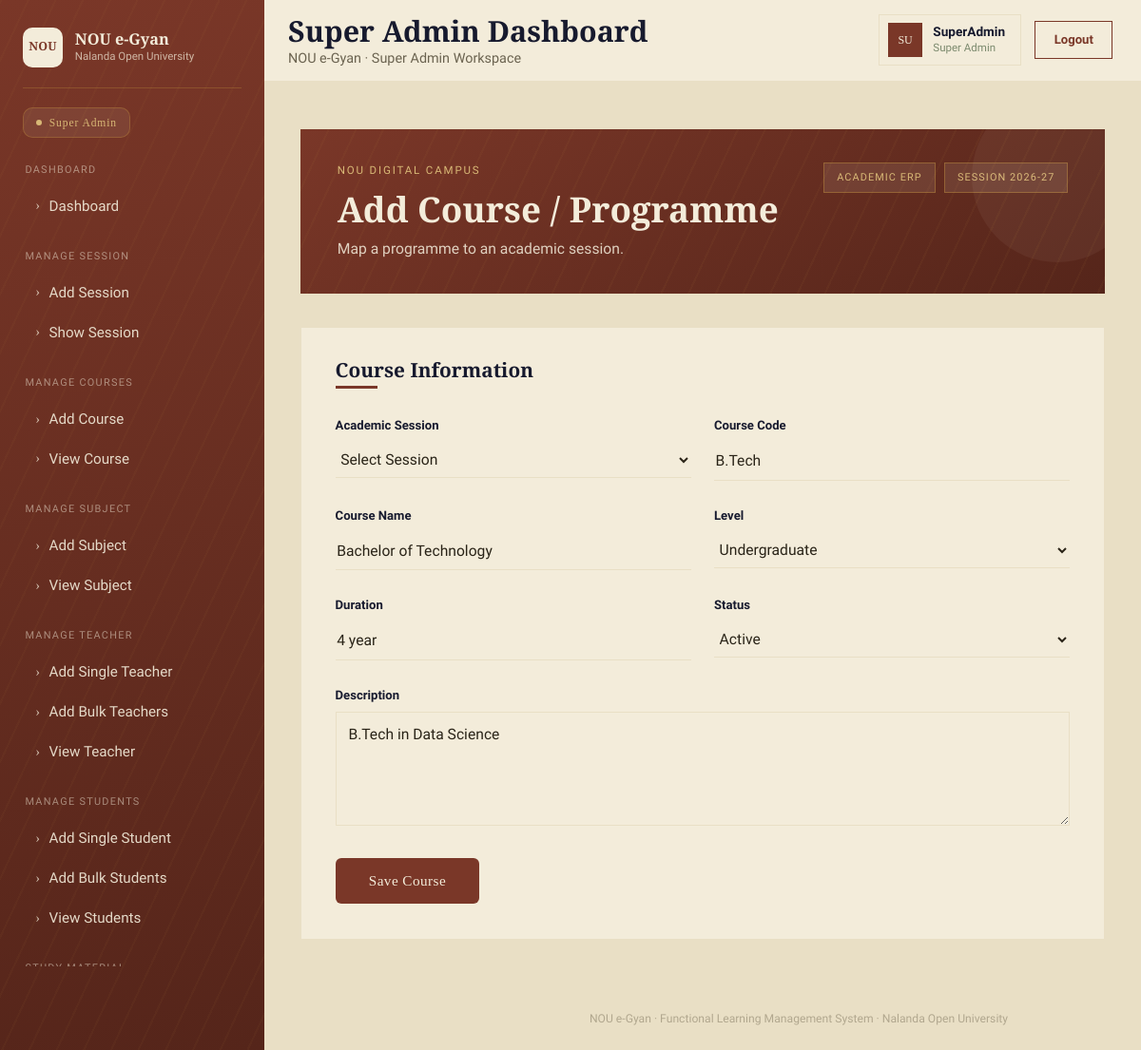
The page /superadmindash/edit-course/1 (signed in) on the database its author committed.
### myapp/models.py (models this page shows, shortened)
class AddCourse(models.Model):
    id=models.IntegerField(primary_key=True,auto_created=True)
    academic_session=models.CharField(max_length=20,blank=None,null=True)
    course_code=models.CharField(max_length=20,blank=None,null=True)
    course_name=models.CharField(max_length=50,blank=None,null=True)
    level=models.CharField(max_length=50,blank=None,null=True)
    duration=models.CharField(max_length=10,blank=None,null=True)
    status=models.CharField(max_length=10,blank=None,null=True)
    description=models.CharField(max_length=100,blank=None,null=True)
    Dor=models.DateTimeField(null=True)
    Dou=models.DateTimeField(null=True)
    Dod=models.DateTimeField(null=True)

### myapp/views.py (the view, shortened to what this page needs)
# urls.py: path('superadmindash/edit-course/<int:id>',views.edit_course,name="edit_course"),
@cache_control(no_cache=True,must_revalidate=True,no_store=True)
@login_required
def edit_course(request,id):
    s=AddCourse.objects.get(id=id)
    return render(request,'superadmin/edit_course.html',{'s':s})

### myapp/templates/superadmin/edit_course.html (shortened to what this page needs)
{% extends "superadmin/base.html" %}
{% block content %}
<div class="main-content">
  <div class="hero">
    <div class="hero-top">
      <div>
        <div class="eyebrow">NOU DIGITAL CAMPUS</div>
        <h1>Add Course / Programme</h1>
        <div class="sub">Map a programme to an academic session.</div>
      </div>
      <div class="hero-badges">
        <div class="hero-badge">ACADEMIC ERP</div>
        <div class="hero-badge">SESSION 2026-27</div>
      </div>
    </div>
  </div>
  <div class="form-card">
    <h2>Course Information</h2>
    <div class="title-rule"></div>
    <form method="post">
      <div class="row">
        <div class="col-md-6 field-group">
          <label class="field-label" for="session">Academic Session</label>
          <select id="session" name="academic_session" value="{{s.academic_session}}">
            <option>Select Session</option>
          </select>
        </div>
        <div class="col-md-6 field-group">
          <label class="field-label" for="courseCode">Course Code</label>
          <input value="{{s.course_code}}" name="course_code" type="text" id="courseCode" placeholder="BCA" />
        </div>
        <div class="col-md-6 field-group">
          <label class="field-label" for="courseName">Course Name</label>
          <input
            type="text"
            name="course_name"
            value="{{s.course_name}}"
            id="courseName"
            placeholder="Bachelor of Computer Applications"
          />
        </div>
        <div class="col-md-6 field-group">
          <label class="field-label" for="level">Level</label>
          <select id="level" name="level" value="{{s.level}}">
            <option value="Undergraduate" {% if s.level == "Undergraduate" %}selected{% endif %}>Undergraduate</option>
          </select>
        </div>
        <div class="col-md-6 field-group">
          <label class="field-label" for="duration">Duration</label>
          <input  value="{{s.duration}}" name="duration" type="text" id="duration" placeholder="3 Years" />
        </div>
        <div class="col-md-6 field-group">
          <label class="field-label" for="status">Status</label>
          <select value="{{s.status}}" name="status" id="status">
            <option value="Active" {% if s.status == "Active" %}selected{% endif %}>Active</option>
          </select>
        </div>
        <div class="col-12 field-group">
          <label class="field-label" for="description">Description</label>
          <textarea
            name="description"
            id="description"
            placeholder="Programme ke baare me short description..."
          >{{s.description}}</textarea>
        </div>
      </div>
      <button type="submit" class="btn btn-brick">Save Course</button>
    </form>
  </div>
</div>
{% endblock content %}

### myapp/static/css/style.css (style rules this page uses)
:root { --ink: #171a2e; --ink-soft: #262b48; --brick: #7a3728; --brick-deep: #55251a; --parchment: #f3ecda; --parchment-2: #e9dfc5; --brass: #b8863b; --brass-soft: #d8b876; --sage: #7c8a6e; --ink-text: #2a2418; --font-display: "Cinzel", serif; --font-body: "Work Sans", sans-serif; --sidebar-w: 278px; }
* { box-sizing: border-box; }
body { background: var(--parchment-2); font-family: var(--font-body); color: var(--ink-text); min-height: 100vh; }

### myapp/templates/superadmin/edit_course.html (style rules this page uses)
:root { --ink: #171a2e; --brick: #7a3728; --brick-deep: #55251a; --parchment: #f3ecda; --parchment-2: #e9dfc5; --brass: #b8863b; --brass-soft: #d8b876; --sage: #7c8a6e; --ink-text: #2a2418; --font-display: "Cinzel", serif; --font-body: "Work Sans", sans-serif; }
* { box-sizing: border-box; }
body { background: var(--parchment-2); font-family: var(--font-body); color: var(--ink-text); }
.main-content { margin-left: 278px; padding: 2.2rem 2.4rem 3rem; }
.hero { background: repeating-linear-gradient( 115deg, rgba(184, 134, 59, 0.06) 0 2px, transparent 2px 26px ), linear-gradient(150deg, var(--brick) 0%, var(--brick-deep) 100%); color: var(--parchment); padding: 2.2rem 2.4rem; position: relative; overflow: hidden; margin-bottom: 2.2rem; }
.hero::after { content: ""; position: absolute; right: -40px; top: -40px; width: 180px; height: 180px; border-radius: 50%; background: rgba(243, 236, 218, 0.05); }
.hero-top { display: flex; align-items: flex-start; justify-content: space-between; gap: 1rem; flex-wrap: wrap; }
.hero-badges { display: flex; gap: 0.6rem; flex-wrap: wrap; }
.hero-badge { background: rgba(243, 236, 218, 0.1); border: 1px solid rgba(184, 134, 59, 0.5); color: var(--brass-soft); font-size: 0.68rem; letter-spacing: 0.1em; padding: 0.4rem 0.8rem; white-space: nowrap; }
.hero .eyebrow { font-size: 0.72rem; letter-spacing: 0.16em; color: var(--brass-soft); margin-bottom: 0.6rem; }
.hero h1 { font-family: var(--font-display); font-weight: 700; font-size: 2.3rem; margin-bottom: 0.5rem; }
.hero .sub { font-size: 0.98rem; color: rgba(243, 236, 218, 0.85); max-width: 48ch; }
.form-card { background: var(--parchment); border: 1px solid var(--parchment-2); padding: 2rem 2.2rem 2.3rem; }
.form-card h2, .list-head h2 { font-family: var(--font-display); font-size: 1.3rem; font-weight: 600; color: var(--ink); margin-bottom: 0.25rem; }
.title-rule { width: 44px; height: 3px; background: var(--brick); margin-bottom: 1.8rem; }
.field-label { font-size: 0.82rem; font-weight: 600; color: var(--ink); margin-bottom: 0.45rem; display: block; }
.field-group { margin-bottom: 1.7rem; }
.field-group input, .field-group select, .field-group textarea { width: 100%; background: transparent; border: none; border-bottom: 1.5px solid var(--parchment-2); padding: 0.5rem 0.1rem; font-family: var(--font-body); font-size: 0.98rem; color: var(--ink-text); outline: none; transition: border-color 0.2s ease; }
.field-group textarea { border: 1.5px solid var(--parchment-2); padding: 0.7rem 0.8rem; min-height: 120px; resize: vertical; }
.field-group input::placeholder, .field-group textarea::placeholder { color: #a89f86; }
.btn-brick { background: var(--brick); color: var(--parchment); font-family: var(--font-display); font-size: 0.95rem; letter-spacing: 0.03em; padding: 0.8rem 2.2rem; border: none; transition: background 0.2s ease, transform 0.15s ease; }

### rows shown on the page
AddCourse: academic_session "Select Session", course_code "B.Tech", course_name "Bachelor of Technology", level "Undergraduate", duration "4 year", status "Active", description "B.Tech in Data Science"

### other values the page prints
{{ page_title|default:"Super Admin Dashboard" }} "Super Admin Dashboard"
